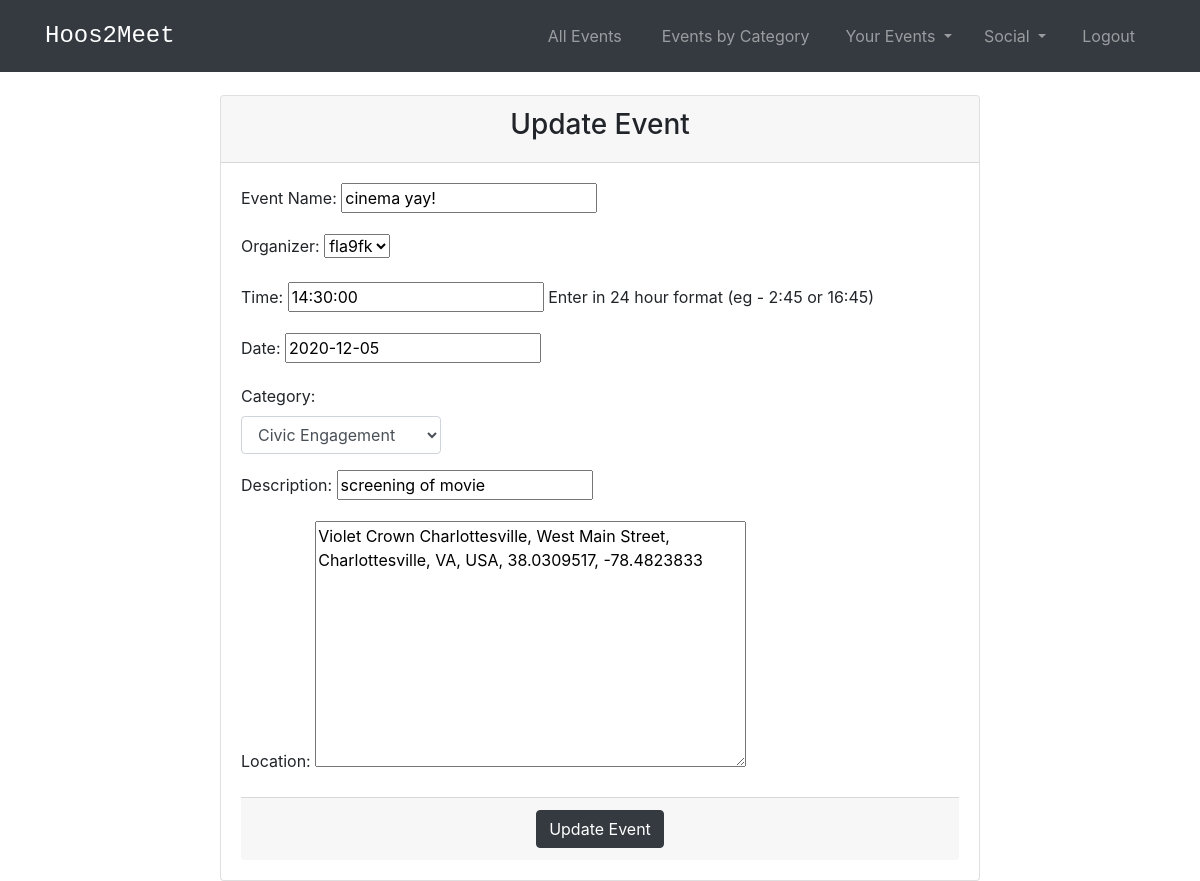
The page /events/update/4/ (signed in) on the database its author committed.
### events/models.py (models this page shows, shortened)
class Event(models.Model):
    title_text = models.CharField("Event Name", max_length=255)
    date = models.DateField(default=datetime.date.today)
    time = models.TimeField(default = '14:30',help_text="Enter in 24 hour format (eg - 2:45 or 16:45)")
    category_text = models.CharField("Category", max_length=255,default = 'Uncategorized')
    description_text = models.CharField("Description", max_length=200)
    organizer = models.ForeignKey(User, default = 1, on_delete=models.CASCADE,related_name='organizer')
    location=PlacesField()
    rsvps = models.ManyToManyField(User, related_name='rsvps') #blank=True )
    """"
    def get_absolute_url(self):
        return reverse('events:detail', kwargs={'pk': self.pk})
    """

### events/views.py (the view, shortened to what this page needs)
# urls.py: path('update/<int:pk>/', views.UpdateView.as_view(), name='update_event'),
class UpdateView(generic.UpdateView):
    model = Event
    template_name = 'events/update_event.html'
    form_class = EventForm
    def get_form_kwargs(self, **kwargs):
        form_kwargs = super(UpdateView, self).get_form_kwargs(**kwargs)
        form_kwargs["user"] = self.request.user
        return form_kwargs

### events/forms.py (shortened to what this page needs)
class EventForm(forms.ModelForm):
    def __init__(self, user, *args, **kwargs):
        super(EventForm, self).__init__(*args, **kwargs)
        self.fields['organizer'].queryset = User.objects.filter(id=user.id)
    class Meta:
        model=Event
        fields = ["title_text","organizer","time", "date","category_text","description_text","location"]
        widgets={
            'category_text':forms.Select(choices = choice_list, attrs={'class':'form-control', 'style': 'width:200px'})
        }

### events/templates/events/update_event.html (shortened to what this page needs)
<!DOCTYPE html>
<html lang="en">
<head>
    {% extends 'base.html' %}
    {% load socialaccount %}
{% block content %}
{% if user.is_authenticated %}
    <form action="{% url 'events:update_event' event.id%}"method="post">
      <div class="container">
        <div class="card">
          <div class="card-header">
            <h3 class="text-center login-title">Update Event</h3>
          </div>
          {% if event.organizer == user %}
          <div class="card-body">
            {{ form.as_p }}
          <div class="card-footer">
            <div class = "d-flex justify-content-center links">
              <a action= "{% url 'events:post_event' %}">
               <button type="submit" class="btn btn-dark" >Update Event</button>
              </a>
            </div>
          </div>
        </div>
        {% else %}
        You did not organize this event so you can't update it!
        {% endif %}
      </div>
    </form>
{% endif %}
{% endblock %}

### templates/base.html (style rules this page uses)
body { padding-top: 70px; }

### rows shown on the page
Event: title_text "cinema yay!", organizer "fla9fk", time "14:30:00", date "2020-12-05", category_text "Civic Engagement", description_text "screening of movie", location "Violet Crown Charlottesville, West Main Street, Charlottesville, VA, USA, 38.0309517, -78.4823833"
